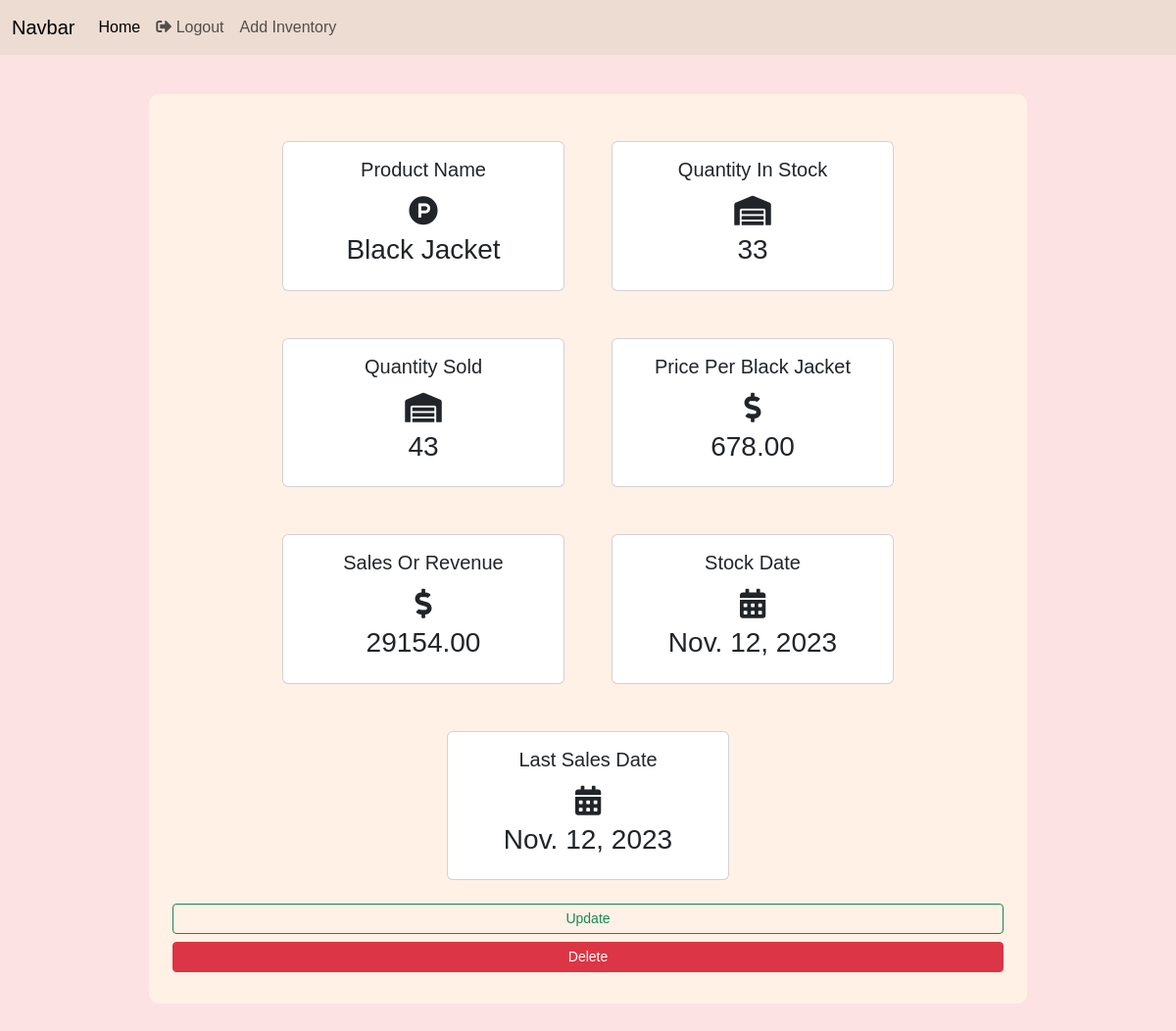
Screenshot of /inventory/per_product/4 (signed in) with the database file from the repository.
### inventory/models.py (models this page shows, shortened)
class Inventory(models.Model):
    name = models.CharField(max_length=100, null=False, blank=False)
    cost_per_item = models.DecimalField(max_digits=19, decimal_places=2, null=False, blank=False)
    quantity_in_stock = models.IntegerField(null=False, blank=False)
    quantity_sold = models.IntegerField(null=False, blank=False)
    sales = models.DecimalField(max_digits=19, decimal_places=2, null=False, blank=False)
    stock_date = models.DateField(auto_now_add=True)
    last_sales_date = models.DateField(auto_now_add=True)

### inventory/views.py (the view)
# urls.py: path("per_product/<int:pk>",per_product_view, name="per_product"),
@login_required()
def per_product_view(request, pk):
    inventory = get_object_or_404(Inventory, pk=pk)
    context = {
        'inventory': inventory
    }
    return render(request, "inventory/per_product.html", context=context)

### templates/inventory/per_product.html
{% extends '../layout.html' %}
{% block content %}
  <div class="content-section">
    <div class="row mx-auto justify-content-center">
      <div class="card m-4" style="width: 18rem;">
        <div class="card-body">
          <h5 class="card-title text-center">Product Name</h5>
          <div style="font-size: 30px;" class="text-center">
            <span><i class="fab fa-product-hunt"></i></span>
          </div>
          <h3 class="text-center">{{ inventory.name }}</h6>
        </div>
      </div>
      <div class="card m-4" style="width: 18rem;">
        <div class="card-body">
          <h5 class="card-title text-center">Quantity In Stock</h5>
          <div style="font-size: 30px;" class="text-center">
            <span><i class="fas fa-warehouse"></i></span>
          </div>
          <h3 class="text-center">{{ inventory.quantity_in_stock }}</h6>
        </div>
      </div>
      <div class="card m-4" style="width: 18rem;">
        <div class="card-body">
          <h5 class="card-title text-center">Quantity Sold</h5>
          <div style="font-size: 30px;" class="text-center">
            <span><i class="fas fa-warehouse"></i></span>
          </div>
          <h3 class="text-center">{{ inventory.quantity_sold }}</h6>
        </div>
      </div>
      <div class="card m-4" style="width: 18rem;">
        <div class="card-body">
          <h5 class="card-title text-center">Price Per {{ inventory.name }}</h5>
          <div style="font-size: 30px;" class="text-center">
            <span><i class="fas fa-dollar-sign"></i></span>
          </div>
          <h3 class="text-center">{{ inventory.cost_per_item }}</h6>
        </div>
      </div>
      <div class="card m-4" style="width: 18rem;">
        <div class="card-body">
          <h5 class="card-title text-center">Sales Or Revenue</h5>
          <div style="font-size: 30px;" class="text-center">
            <span><i class="fas fa-dollar-sign"></i></span>
          </div>
          <h3 class="text-center">{{ inventory.sales }}</h6>
        </div>
      </div>
      <div class="card m-4" style="width: 18rem;">
        <div class="card-body">
          <h5 class="card-title text-center">Stock Date</h5>
          <div style="font-size: 30px;" class="text-center">
            <span><i class="fas fa-calendar-alt"></i></span>
          </div>
          <h3 class="text-center">{{ inventory.stock_date }}</h6>
        </div>
      </div>
      <div class="card m-4" style="width: 18rem;">
        <div class="card-body">
          <h5 class="card-title text-center">Last Sales Date</h5>
          <div style="font-size: 30px;" class="text-center">
            <span><i class="fas fa-calendar-alt"></i></span>
          </div>
          <h3 class="text-center">{{ inventory.last_sales_date }}</h6>
        </div>
      </div>
      <a href="{% url 'product_update' inventory.id %}" class="btn btn-outline-success btn-sm mb-2">Update</a>
      <a href="{% url 'product_delete' inventory.id %}" class="btn btn-danger btn-sm mb-2">Delete</a>
  </div>
</div>
{% endblock %}

### Static/css/main.css (style rules this page uses)
body { background-color: #fde2e4; font-family: Arial, sans-serif; }
.content-section { background: #fff1e6; margin: 40px; padding: 1.5rem 1.5rem; border-radius: 10px; }

### rows the page displays
Inventory: name "Black Jacket", quantity_in_stock "33", quantity_sold "43", cost_per_item "678.00", sales "29154.00", stock_date "Nov. 12, 2023", last_sales_date "Nov. 12, 2023"
